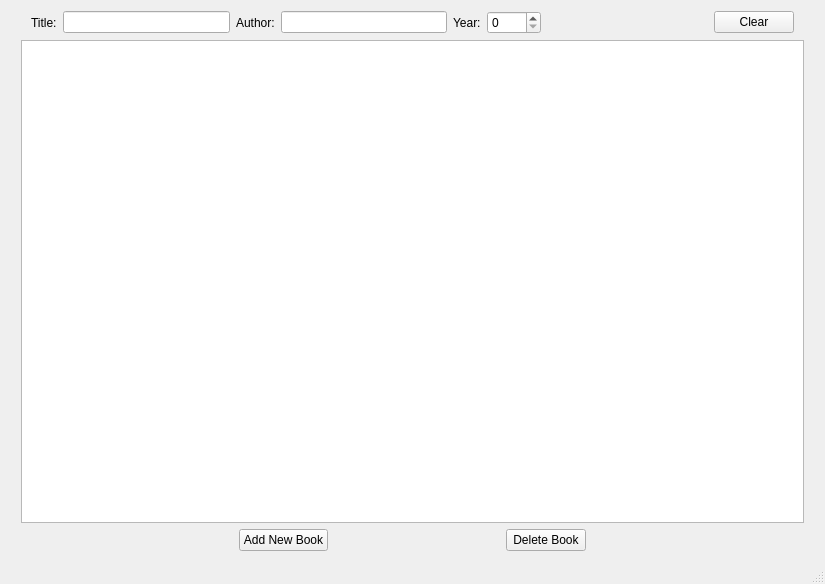
<?xml version="1.0" encoding="UTF-8"?>
<ui version="4.0">
 <class>MainWindow</class>
 <widget class="QMainWindow" name="MainWindow">
  <property name="geometry">
   <rect>
    <x>0</x>
    <y>0</y>
    <width>825</width>
    <height>584</height>
   </rect>
  </property>
  <property name="windowTitle">
   <string>MainWindow</string>
  </property>
  <widget class="QWidget" name="centralWidget">
   <layout class="QVBoxLayout" name="verticalLayout">
    <item>
     <layout class="QHBoxLayout" name="horizontalLayout">
      <property name="leftMargin">
       <number>20</number>
      </property>
      <property name="rightMargin">
       <number>20</number>
      </property>
      <item>
       <widget class="QLabel" name="label">
        <property name="text">
         <string>Title:</string>
        </property>
        <property name="margin">
         <number>10</number>
        </property>
       </widget>
      </item>
      <item>
       <widget class="QLineEdit" name="titleLine">
        <property name="clearButtonEnabled">
         <bool>true</bool>
        </property>
       </widget>
      </item>
      <item>
       <widget class="QLabel" name="label_2">
        <property name="text">
         <string>Author:</string>
        </property>
        <property name="margin">
         <number>10</number>
        </property>
       </widget>
      </item>
      <item>
       <widget class="QLineEdit" name="authorLine">
        <property name="clearButtonEnabled">
         <bool>true</bool>
        </property>
       </widget>
      </item>
      <item>
       <widget class="QLabel" name="label_3">
        <property name="text">
         <string>Year:</string>
        </property>
        <property name="margin">
         <number>10</number>
        </property>
       </widget>
      </item>
      <item>
       <widget class="QSpinBox" name="yearSpin">
        <property name="maximum">
         <number>2020</number>
        </property>
       </widget>
      </item>
      <item>
       <spacer name="horizontalSpacer">
        <property name="orientation">
         <enum>Qt::Horizontal</enum>
        </property>
        <property name="sizeHint" stdset="0">
         <size>
          <width>88</width>
          <height>20</height>
         </size>
        </property>
       </spacer>
      </item>
      <item>
       <widget class="QPushButton" name="clearButton">
        <property name="text">
         <string>Clear</string>
        </property>
       </widget>
      </item>
     </layout>
    </item>
    <item>
     <layout class="QHBoxLayout" name="horizontalLayout_3">
      <property name="leftMargin">
       <number>10</number>
      </property>
      <property name="rightMargin">
       <number>10</number>
      </property>
      <item>
       <widget class="QTableView" name="tableView"/>
      </item>
     </layout>
    </item>
    <item>
     <layout class="QHBoxLayout" name="horizontalLayout_2">
      <item>
       <spacer name="horizontalSpacer_2">
        <property name="orientation">
         <enum>Qt::Horizontal</enum>
        </property>
        <property name="sizeHint" stdset="0">
         <size>
          <width>228</width>
          <height>20</height>
         </size>
        </property>
       </spacer>
      </item>
      <item>
       <widget class="QPushButton" name="addBookButton">
        <property name="text">
         <string>Add New Book</string>
        </property>
       </widget>
      </item>
      <item>
       <spacer name="horizontalSpacer_4">
        <property name="orientation">
         <enum>Qt::Horizontal</enum>
        </property>
        <property name="sizeHint" stdset="0">
         <size>
          <width>108</width>
          <height>20</height>
         </size>
        </property>
       </spacer>
      </item>
      <item>
       <widget class="QPushButton" name="deleteButton">
        <property name="text">
         <string>Delete Book</string>
        </property>
       </widget>
      </item>
      <item>
       <spacer name="horizontalSpacer_3">
        <property name="orientation">
         <enum>Qt::Horizontal</enum>
        </property>
        <property name="sizeHint" stdset="0">
         <size>
          <width>228</width>
          <height>20</height>
         </size>
        </property>
       </spacer>
      </item>
     </layout>
    </item>
   </layout>
  </widget>
  <widget class="QMenuBar" name="menuBar">
   <property name="geometry">
    <rect>
     <x>0</x>
     <y>0</y>
     <width>825</width>
     <height>21</height>
    </rect>
   </property>
  </widget>
  <widget class="QStatusBar" name="statusBar"/>
 </widget>
 <layoutdefault spacing="6" margin="11"/>
 <resources/>
 <connections/>
</ui>
